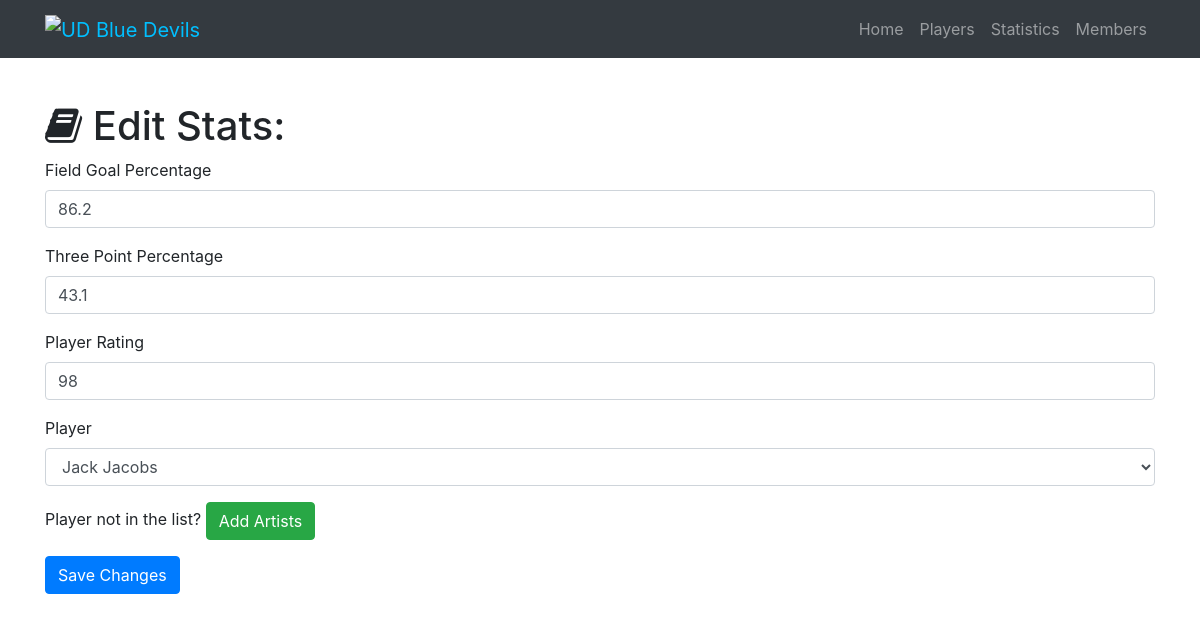
Page /statistic/edit/1 on the earlier database version.
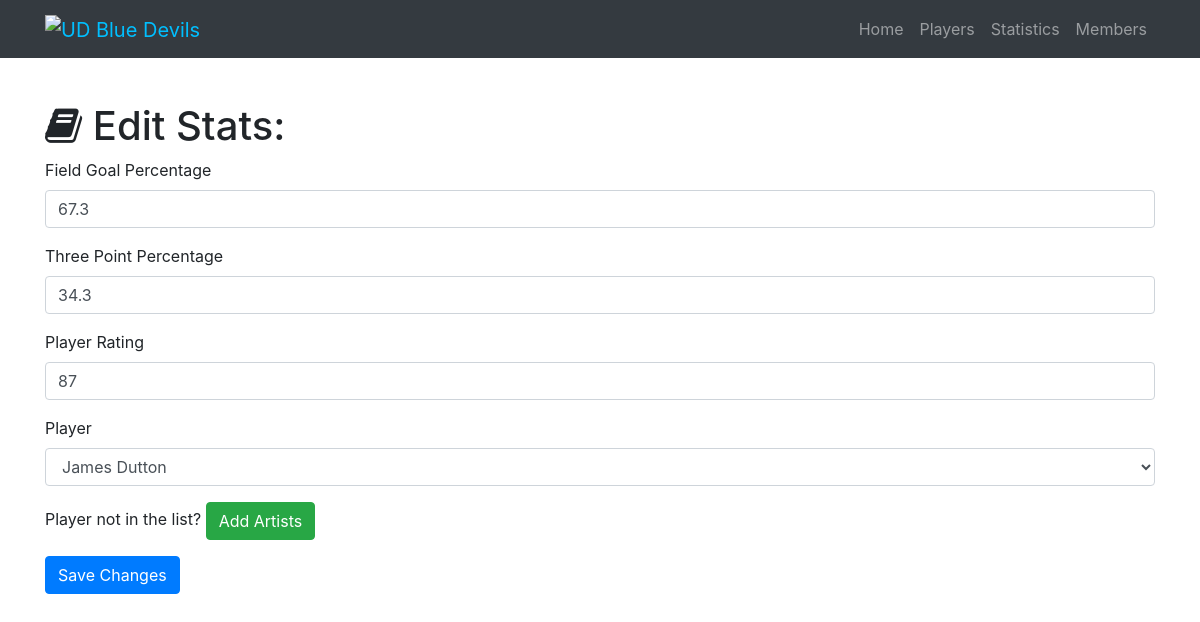
Same page on the later database version.
### myGroupProject.py (models this page shows)
class Statistic(db.Model):
    __tablename__ = 'statistics'
    id = db.Column(db.Integer, primary_key=True)
    fgp = db.Column(db.Integer)
    threepp = db.Column(db.Integer)
    prating = db.Column(db.Integer)
    player_id = db.Column(db.Integer, db.ForeignKey('players.id'))

### myGroupProject.py (the view, shortened to what this page needs)
@app.route('/statistic/edit/<int:id>', methods=['GET', 'POST'])
def edit_stat(id):
    statistic = Statistic.query.filter_by(id=id).first()
    players = Player.query.all()
    if request.method == 'GET':
        return render_template('statistic-edit.html', statistic=statistic, players=players)

### templates/statistic-edit.html (shortened to what this page needs)
{% extends "home-base.html"%}
{% block page_content%}
  <div class="container">
    <h1 class="mt-5"><i class="fa fa-book" aria-hidden="true"></i> Edit Stats:</h1>
    <form action="/statistic/edit/{{statistic.id}}" method="post">
      <div class="form-group">
        <label>Field Goal Percentage</label>
        <input class="form-control" type="text" name="fgp" value="{{statistic.fgp}}" required="true">
      </div>
      <div class="form-group">
        <label>Three Point Percentage</label>
        <input class="form-control" type="text" name="threepp" value="{{statistic.threepp}}" required="true">
      </div>
      <div class="form-group">
        <label>Player Rating</label>
        <input class="form-control" type="text" name="prating" value="{{statistic.prating}}" required="true">
      </div>
      <div class="form-group">
        <label>Player</label>
        <select class="form-control" name="player">
          {% for player in players %}
            {% if player == statistic.player %}
              <option selected="selected">{{player.name}}</option>
            {% else %}
              <option>{{player.name}}</option>
            {% endif %}
          {% endfor %}
        </select>
      </div>
      <div class="form-group">
        Player not in the list? <a href="/artist/add" class="btn btn-success" role="button" aria-disabled="true">Add Artists</a>
      </div>
      <button type="submit" class="btn btn-primary">Save Changes</button>
    </form>
  </div>
{% endblock%}

Differences in the rows shown:
changed Statistic: fgp "86.2" → "67.3"; threepp "43.1" → "34.3"; prating "98" → "87"
Other differences:
form field player: "Jack Jacobs" → "James Dutton"
